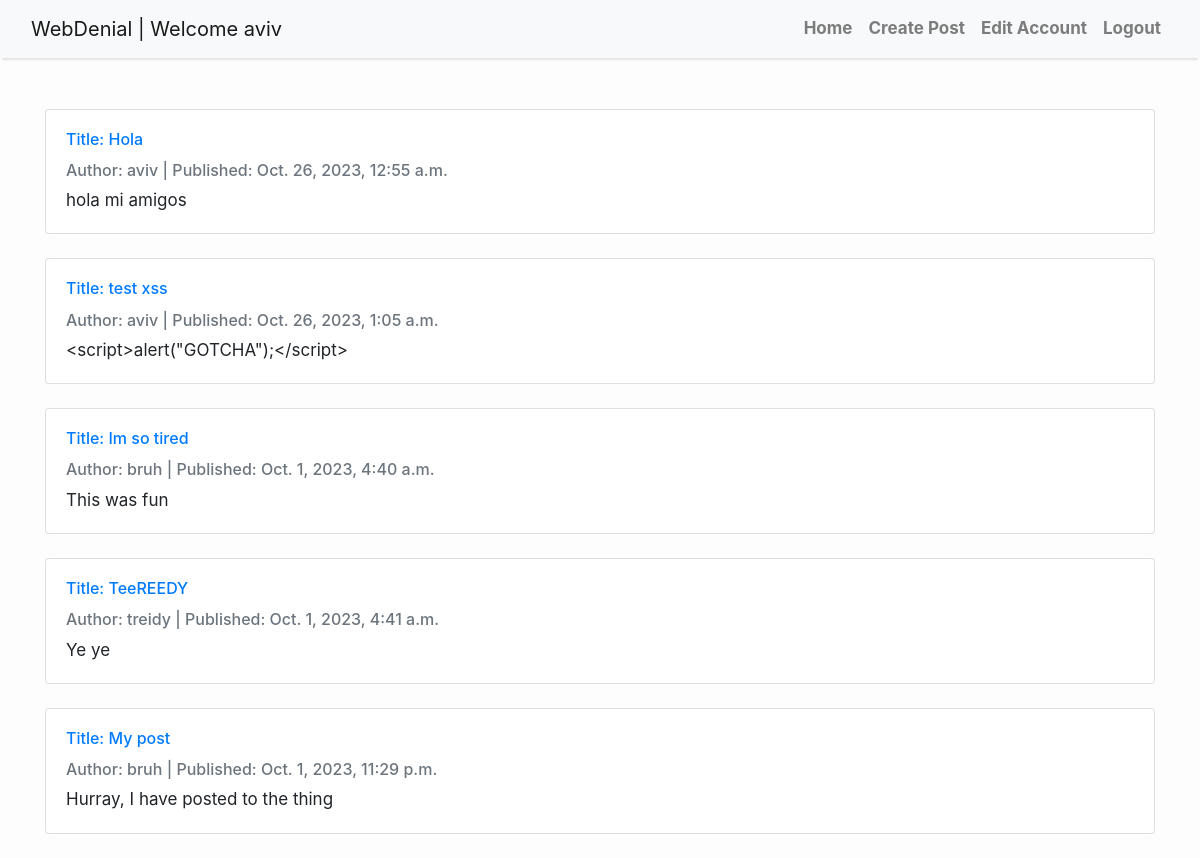
Screenshot of / (signed in) with the database file from the repository.
### MessageBoard/models.py (models this page shows, shortened)
class Profile(AbstractUser, PermissionsMixin):
    objects = MyProfileManager()
    email = models.EmailField(max_length=100)
    username = models.CharField(max_length=40, unique=True)
    date_joined = models.DateTimeField(auto_now_add=True)
    last_login =  models.DateTimeField(auto_now=True)
    is_admin = models.BooleanField(default=False)
    is_active = models.BooleanField(default=False)
    is_staff = models.BooleanField(default=False)
    is_superuser = models.BooleanField(default=False)
    posts = models.OneToOneField('Post',on_delete=models.PROTECT, null=True)
    USERNAME_FIELD = 'username'

class Post(models.Model):
    class Meta:
        ordering = ["-publish_date"]
    title = models.TextField()
    text = models.TextField()
    date_created = models.DateTimeField(auto_now_add=True)
    publish_date = models.DateTimeField(blank=True, null=True)
    published = models.BooleanField(default=False)
    author = models.ForeignKey(Profile, on_delete=models.PROTECT)

### MessageBoard/views.py (the view)
# urls.py: path('', views.message_board, name = 'home'),
def message_board(request):
    posts = Post.objects.filter(published=True).order_by('-publish_date')
    return render(request, "home.html", {'posts' : posts})

### WebDenial/templates/home.html (shortened to what this page needs)
{% extends 'base.html' %}
{% block content %}
{% if user.is_authenticated %}
{% include 'components/loginNav.html' %}
<br>
<br>
<div class="container">
  {% for post in posts %}
  <div class="card mb-4">
      <div class="card-body">
          <h6 class="card-title"><a href = "{% url 'details' post.pk %}">Title: {{ post.title }}</a></h6>
          <p class="card-text text-muted h6">Author: {{ post.author }} | Published: {{ post.date_created}} </p>
          <p class="card-text">{{post.text}}</p>
      </div>
  </div>
  {% endfor %}
</div>
{% else %}
{% include 'components/logoutNav.html' %}
  <p>You are not logged in</p>
  <a href="http://localhost:8000/login">Log In</a>
{% endif %}
{% endblock %}

### WebDenial/templates/components/loginNav.html (shortened to what this page needs)
{% load static %}
<nav class="navbar navbar-expand-lg navbar-light bg-light shadow" id="mainNav">
    <div class="container-fluid">
         <a class="navbar-brand" href="{% url 'home' %}">WebDenial |  Welcome {{user.username | escape}}</a>
        <div class="collapse navbar-collapse" id="navbarResponsive">
            <ul class="navbar-nav ml-auto">
                <li class="nav-item text-black">
                    <a class="nav-link text-black font-weight-bold" href="/">Home</a>
                </li>
                <li class="nav-item text-black">
                    <a class="nav-link text-black font-weight-bold" href="/create_post">Create Post</a>
                </li>
                <li class="nav-item text-black">
                    <a class="nav-link text-black font-weight-bold" href="/edit_account">Edit Account</a>
                </li>
                <li class="nav-item text-black">
                  <a class="nav-link text-black font-weight-bold" href="http://localhost:8000/logout">Logout</a>
              </li>
            </ul>
        </div>
    </div>
</nav>

### WebDenial/templates/base.html (style rules this page uses)
body { font-size: 17px; background-color: #fdfdfd; }
.shadow { box-shadow: 0 4px 2px -2px rgba(0, 0, 0, 0.1); }

### rows the page displays
Profile: username "aviv"
Post: title "Hola", author "aviv", date_created "Oct. 26, 2023, 12:55 a.m.", text "hola mi amigos"
Post: title "test xss", author "aviv", date_created "Oct. 26, 2023, 1:05 a.m.", text "<script>alert(\"GOTCHA\");</script>"
Post: title "Im so tired", author "bruh", date_created "Oct. 1, 2023, 4:40 a.m.", text "This was fun"
Post: title "TeeREEDY", author "treidy", date_created "Oct. 1, 2023, 4:41 a.m.", text "Ye ye"
Post: title "My post", author "bruh", date_created "Oct. 1, 2023, 11:29 p.m.", text "Hurray, I have posted to the thing"
